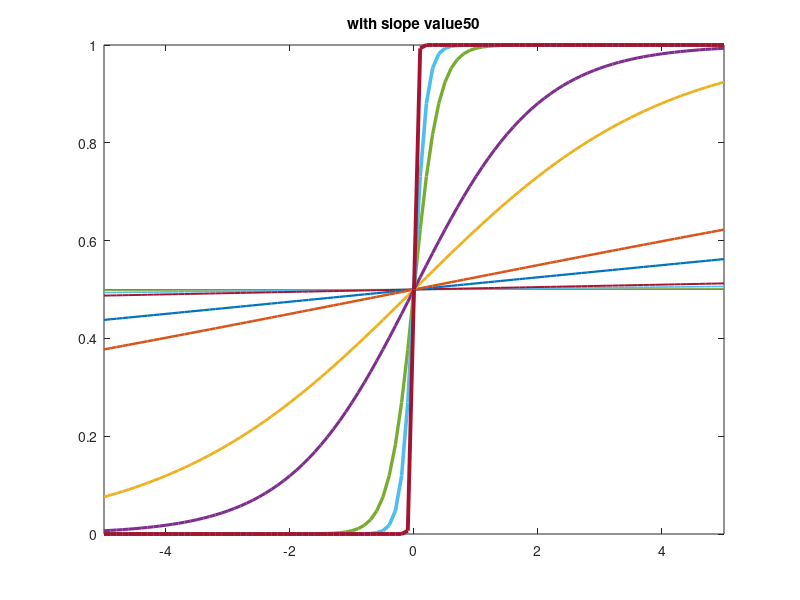

The MATLAB script that drew this image:
function test_logistic_lope
t=[0.00001,0.00005,0.0001,0.0005,0.001,0.005,0.01,0.05,0.1,0.5,1,5,10,50];
x=-5:0.1:5;

for k=1:length(t)
   y=1./(1+exp(-t(k).*x));
   plot(x,y,'linewidth',k/5);
   axis([-5,5,0,1])
   title(['with slope value',num2str(t(k))]);
   hold on;
   
   pause(1);
end
hold off
